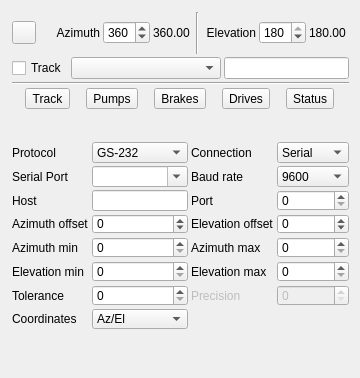
<?xml version="1.0" encoding="UTF-8"?>
<ui version="4.0">
 <class>GS232ControllerGUI</class>
 <widget class="RollupContents" name="GS232ControllerGUI">
  <property name="geometry">
   <rect>
    <x>0</x>
    <y>0</y>
    <width>360</width>
    <height>378</height>
   </rect>
  </property>
  <property name="sizePolicy">
   <sizepolicy hsizetype="Expanding" vsizetype="Fixed">
    <horstretch>0</horstretch>
    <verstretch>0</verstretch>
   </sizepolicy>
  </property>
  <property name="minimumSize">
   <size>
    <width>360</width>
    <height>100</height>
   </size>
  </property>
  <property name="maximumSize">
   <size>
    <width>560</width>
    <height>16777215</height>
   </size>
  </property>
  <property name="font">
   <font>
    <family>Liberation Sans</family>
    <pointsize>9</pointsize>
   </font>
  </property>
  <property name="windowTitle">
   <string>GS-232 Rotator Controller</string>
  </property>
  <widget class="QWidget" name="controlsContainer" native="true">
   <property name="geometry">
    <rect>
     <x>10</x>
     <y>10</y>
     <width>341</width>
     <height>101</height>
    </rect>
   </property>
   <property name="windowTitle">
    <string>Controls</string>
   </property>
   <layout class="QVBoxLayout" name="verticalLayout">
    <property name="spacing">
     <number>3</number>
    </property>
    <property name="leftMargin">
     <number>2</number>
    </property>
    <property name="topMargin">
     <number>2</number>
    </property>
    <property name="rightMargin">
     <number>2</number>
    </property>
    <property name="bottomMargin">
     <number>2</number>
    </property>
    <item>
     <layout class="QHBoxLayout" name="controlLayout">
      <item>
       <widget class="ButtonSwitch" name="startStop">
        <property name="toolTip">
         <string>Start/stop controller</string>
        </property>
        <property name="text">
         <string/>
        </property>
        <property name="icon">
         <iconset resource="../../../sdrgui/resources/res.qrc">
          <normaloff>:/play.png</normaloff>
          <normalon>:/stop.png</normalon>:/play.png</iconset>
        </property>
       </widget>
      </item>
      <item>
       <spacer name="horizontalSpacer_2">
        <property name="orientation">
         <enum>Qt::Horizontal</enum>
        </property>
        <property name="sizeHint" stdset="0">
         <size>
          <width>40</width>
          <height>20</height>
         </size>
        </property>
       </spacer>
      </item>
      <item>
       <widget class="QLabel" name="coord1Label">
        <property name="minimumSize">
         <size>
          <width>54</width>
          <height>0</height>
         </size>
        </property>
        <property name="text">
         <string>Azimuth</string>
        </property>
        <property name="alignment">
         <set>Qt::AlignRight|Qt::AlignTrailing|Qt::AlignVCenter</set>
        </property>
       </widget>
      </item>
      <item>
       <widget class="QDoubleSpinBox" name="coord1">
        <property name="toolTip">
         <string>Target azimuth in degrees</string>
        </property>
        <property name="decimals">
         <number>0</number>
        </property>
        <property name="maximum">
         <double>450.000000000000000</double>
        </property>
        <property name="value">
         <double>360.000000000000000</double>
        </property>
       </widget>
      </item>
      <item>
       <widget class="QLabel" name="coord1CurrentText">
        <property name="minimumSize">
         <size>
          <width>40</width>
          <height>0</height>
         </size>
        </property>
        <property name="toolTip">
         <string>Current azimuth in degrees</string>
        </property>
        <property name="text">
         <string>360.00</string>
        </property>
       </widget>
      </item>
      <item>
       <widget class="Line" name="line">
        <property name="orientation">
         <enum>Qt::Vertical</enum>
        </property>
       </widget>
      </item>
      <item>
       <widget class="QLabel" name="coord2Label">
        <property name="minimumSize">
         <size>
          <width>54</width>
          <height>0</height>
         </size>
        </property>
        <property name="text">
         <string>Elevation</string>
        </property>
        <property name="alignment">
         <set>Qt::AlignRight|Qt::AlignTrailing|Qt::AlignVCenter</set>
        </property>
       </widget>
      </item>
      <item>
       <widget class="QDoubleSpinBox" name="coord2">
        <property name="toolTip">
         <string>Target elevation in degrees</string>
        </property>
        <property name="decimals">
         <number>0</number>
        </property>
        <property name="maximum">
         <double>180.000000000000000</double>
        </property>
        <property name="value">
         <double>180.000000000000000</double>
        </property>
       </widget>
      </item>
      <item>
       <widget class="QLabel" name="coord2CurrentText">
        <property name="minimumSize">
         <size>
          <width>40</width>
          <height>0</height>
         </size>
        </property>
        <property name="toolTip">
         <string>Current elevation in degrees</string>
        </property>
        <property name="text">
         <string>180.00</string>
        </property>
       </widget>
      </item>
     </layout>
    </item>
    <item>
     <layout class="QGridLayout" name="gridLayout">
      <item row="0" column="1" colspan="2">
       <widget class="QComboBox" name="sources">
        <property name="minimumSize">
         <size>
          <width>150</width>
          <height>0</height>
         </size>
        </property>
        <property name="toolTip">
         <string>Target to track</string>
        </property>
       </widget>
      </item>
      <item row="0" column="0">
       <widget class="QCheckBox" name="track">
        <property name="toolTip">
         <string>Check to enable automatic tracking of azimuth and elevation from the specified channel</string>
        </property>
        <property name="text">
         <string>Track</string>
        </property>
       </widget>
      </item>
      <item row="0" column="3">
       <widget class="QLineEdit" name="targetName">
        <property name="toolTip">
         <string>Name of the target being tracked as indicated by the source channel / feature</string>
        </property>
        <property name="readOnly">
         <bool>true</bool>
        </property>
       </widget>
      </item>
     </layout>
    </item>
    <item>
     <widget class="Line" name="dfmLine">
      <property name="orientation">
       <enum>Qt::Horizontal</enum>
      </property>
     </widget>
    </item>
    <item>
     <layout class="QHBoxLayout" name="dfmLayout">
      <item>
       <widget class="QToolButton" name="dfmTrack">
        <property name="text">
         <string>Track</string>
        </property>
        <property name="checkable">
         <bool>true</bool>
        </property>
       </widget>
      </item>
      <item>
       <widget class="QToolButton" name="dfmLubePumps">
        <property name="text">
         <string>Pumps</string>
        </property>
        <property name="checkable">
         <bool>true</bool>
        </property>
       </widget>
      </item>
      <item>
       <widget class="QToolButton" name="dfmBrakes">
        <property name="text">
         <string>Brakes</string>
        </property>
        <property name="checkable">
         <bool>true</bool>
        </property>
       </widget>
      </item>
      <item>
       <widget class="QToolButton" name="dfmDrives">
        <property name="text">
         <string>Drives</string>
        </property>
        <property name="checkable">
         <bool>true</bool>
        </property>
       </widget>
      </item>
      <item>
       <widget class="QToolButton" name="dfmShowStatus">
        <property name="toolTip">
         <string>Show the DFM status dialog</string>
        </property>
        <property name="text">
         <string>Status</string>
        </property>
       </widget>
      </item>
     </layout>
    </item>
   </layout>
  </widget>
  <widget class="QWidget" name="settingsContainer" native="true">
   <property name="geometry">
    <rect>
     <x>10</x>
     <y>140</y>
     <width>341</width>
     <height>191</height>
    </rect>
   </property>
   <property name="windowTitle">
    <string>Settings</string>
   </property>
   <layout class="QVBoxLayout" name="verticalLayout_2">
    <property name="spacing">
     <number>3</number>
    </property>
    <property name="leftMargin">
     <number>2</number>
    </property>
    <property name="topMargin">
     <number>2</number>
    </property>
    <property name="rightMargin">
     <number>2</number>
    </property>
    <property name="bottomMargin">
     <number>2</number>
    </property>
    <item>
     <layout class="QGridLayout" name="settingsGridLayout">
      <item row="3" column="0">
       <widget class="QLabel" name="azimuthOffsetLabel">
        <property name="text">
         <string>Azimuth offset</string>
        </property>
       </widget>
      </item>
      <item row="6" column="3">
       <widget class="QSpinBox" name="precision">
        <property name="enabled">
         <bool>false</bool>
        </property>
        <property name="toolTip">
         <string>Precision (number of decimal places) of azimuth, elevation and tolerance values</string>
        </property>
        <property name="statusTip">
         <string/>
        </property>
        <property name="maximum">
         <number>5</number>
        </property>
       </widget>
      </item>
      <item row="2" column="1">
       <widget class="QLineEdit" name="host">
        <property name="toolTip">
         <string>Hostname / IP address of computer to connect to</string>
        </property>
       </widget>
      </item>
      <item row="4" column="3">
       <widget class="QSpinBox" name="azimuthMax">
        <property name="maximum">
         <number>450</number>
        </property>
       </widget>
      </item>
      <item row="6" column="0">
       <widget class="QLabel" name="toleranceLabel">
        <property name="text">
         <string>Tolerance</string>
        </property>
       </widget>
      </item>
      <item row="1" column="1">
       <widget class="QComboBox" name="serialPort">
        <property name="toolTip">
         <string>Name of serial port to use to connect to the rotator</string>
        </property>
        <property name="editable">
         <bool>true</bool>
        </property>
       </widget>
      </item>
      <item row="3" column="1">
       <widget class="QSpinBox" name="azimuthOffset">
        <property name="toolTip">
         <string>Specify an offset angel in degrees that will be added to the target azimuth to correct for misalignment</string>
        </property>
        <property name="minimum">
         <number>-360</number>
        </property>
        <property name="maximum">
         <number>360</number>
        </property>
       </widget>
      </item>
      <item row="4" column="2">
       <widget class="QLabel" name="azimuthMaxLabel">
        <property name="text">
         <string>Azimuth max</string>
        </property>
       </widget>
      </item>
      <item row="0" column="2">
       <widget class="QLabel" name="connectionLabel">
        <property name="text">
         <string>Connection</string>
        </property>
       </widget>
      </item>
      <item row="2" column="3">
       <widget class="QSpinBox" name="port">
        <property name="toolTip">
         <string>TCP port number to connect to</string>
        </property>
        <property name="maximum">
         <number>65535</number>
        </property>
       </widget>
      </item>
      <item row="1" column="2">
       <widget class="QLabel" name="baudRateLabel">
        <property name="text">
         <string>Baud rate</string>
        </property>
       </widget>
      </item>
      <item row="0" column="3">
       <widget class="QComboBox" name="connection">
        <property name="toolTip">
         <string>The type of connection to use to the rotator</string>
        </property>
        <item>
         <property name="text">
          <string>Serial</string>
         </property>
        </item>
        <item>
         <property name="text">
          <string>TCP</string>
         </property>
        </item>
       </widget>
      </item>
      <item row="1" column="0">
       <widget class="QLabel" name="serialPortLabel">
        <property name="text">
         <string>Serial Port</string>
        </property>
       </widget>
      </item>
      <item row="6" column="1">
       <widget class="QDoubleSpinBox" name="tolerance">
        <property name="toolTip">
         <string>Tolerance in degrees</string>
        </property>
        <property name="decimals">
         <number>0</number>
        </property>
       </widget>
      </item>
      <item row="4" column="1">
       <widget class="QSpinBox" name="azimuthMin">
        <property name="maximum">
         <number>450</number>
        </property>
       </widget>
      </item>
      <item row="2" column="0">
       <widget class="QLabel" name="hostLabel">
        <property name="text">
         <string>Host</string>
        </property>
       </widget>
      </item>
      <item row="2" column="2">
       <widget class="QLabel" name="portLabel">
        <property name="text">
         <string>Port</string>
        </property>
       </widget>
      </item>
      <item row="5" column="2">
       <widget class="QLabel" name="elevationMaxLabel">
        <property name="text">
         <string>Elevation max</string>
        </property>
       </widget>
      </item>
      <item row="5" column="0">
       <widget class="QLabel" name="elevationMinLabel">
        <property name="text">
         <string>Elevation min</string>
        </property>
       </widget>
      </item>
      <item row="5" column="3">
       <widget class="QSpinBox" name="elevationMax">
        <property name="maximum">
         <number>180</number>
        </property>
       </widget>
      </item>
      <item row="4" column="0">
       <widget class="QLabel" name="azimuthMinLabel">
        <property name="text">
         <string>Azimuth min</string>
        </property>
       </widget>
      </item>
      <item row="3" column="2">
       <widget class="QLabel" name="elevationOffsetLabel">
        <property name="text">
         <string>Elevation offset</string>
        </property>
       </widget>
      </item>
      <item row="5" column="1">
       <widget class="QSpinBox" name="elevationMin">
        <property name="maximum">
         <number>180</number>
        </property>
       </widget>
      </item>
      <item row="1" column="3">
       <widget class="QComboBox" name="baudRate">
        <property name="toolTip">
         <string>Serial port baud rate</string>
        </property>
        <property name="currentIndex">
         <number>3</number>
        </property>
        <item>
         <property name="text">
          <string>1200</string>
         </property>
        </item>
        <item>
         <property name="text">
          <string>2400</string>
         </property>
        </item>
        <item>
         <property name="text">
          <string>4800</string>
         </property>
        </item>
        <item>
         <property name="text">
          <string>9600</string>
         </property>
        </item>
        <item>
         <property name="text">
          <string>19200</string>
         </property>
        </item>
        <item>
         <property name="text">
          <string>38400</string>
         </property>
        </item>
        <item>
         <property name="text">
          <string>57600</string>
         </property>
        </item>
        <item>
         <property name="text">
          <string>115200</string>
         </property>
        </item>
        <item>
         <property name="text">
          <string>230400</string>
         </property>
        </item>
        <item>
         <property name="text">
          <string>460800</string>
         </property>
        </item>
       </widget>
      </item>
      <item row="6" column="2">
       <widget class="QLabel" name="precisionLabel">
        <property name="enabled">
         <bool>false</bool>
        </property>
        <property name="text">
         <string>Precision</string>
        </property>
       </widget>
      </item>
      <item row="0" column="1">
       <widget class="QComboBox" name="protocol">
        <property name="toolTip">
         <string>Command protocol</string>
        </property>
        <item>
         <property name="text">
          <string>GS-232</string>
         </property>
        </item>
        <item>
         <property name="text">
          <string>SPID</string>
         </property>
        </item>
        <item>
         <property name="text">
          <string>rotctld</string>
         </property>
        </item>
        <item>
         <property name="text">
          <string>DFM</string>
         </property>
        </item>
       </widget>
      </item>
      <item row="3" column="3">
       <widget class="QSpinBox" name="elevationOffset">
        <property name="toolTip">
         <string>Specify an offset angle in degrees that will be added to the target elevation to correct for misalignment</string>
        </property>
        <property name="minimum">
         <number>-180</number>
        </property>
        <property name="maximum">
         <number>180</number>
        </property>
        <property name="singleStep">
         <number>1</number>
        </property>
       </widget>
      </item>
      <item row="0" column="0">
       <widget class="QLabel" name="protocolLabel">
        <property name="text">
         <string>Protocol</string>
        </property>
       </widget>
      </item>
      <item row="7" column="1">
       <widget class="QComboBox" name="coordinates">
        <property name="toolTip">
         <string>Coordinate system</string>
        </property>
        <item>
         <property name="text">
          <string>Az/El</string>
         </property>
        </item>
        <item>
         <property name="text">
          <string>X/Y 85'</string>
         </property>
        </item>
        <item>
         <property name="text">
          <string>X/Y 30'</string>
         </property>
        </item>
       </widget>
      </item>
      <item row="7" column="0">
       <widget class="QLabel" name="label">
        <property name="text">
         <string>Coordinates</string>
        </property>
       </widget>
      </item>
     </layout>
    </item>
   </layout>
  </widget>
 </widget>
 <customwidgets>
  <customwidget>
   <class>ButtonSwitch</class>
   <extends>QToolButton</extends>
   <header>gui/buttonswitch.h</header>
  </customwidget>
  <customwidget>
   <class>RollupContents</class>
   <extends>QWidget</extends>
   <header>gui/rollupcontents.h</header>
   <container>1</container>
  </customwidget>
 </customwidgets>
 <tabstops>
  <tabstop>startStop</tabstop>
  <tabstop>coord1</tabstop>
  <tabstop>coord2</tabstop>
  <tabstop>track</tabstop>
  <tabstop>sources</tabstop>
  <tabstop>targetName</tabstop>
  <tabstop>protocol</tabstop>
  <tabstop>connection</tabstop>
  <tabstop>serialPort</tabstop>
  <tabstop>baudRate</tabstop>
  <tabstop>host</tabstop>
  <tabstop>port</tabstop>
  <tabstop>azimuthOffset</tabstop>
  <tabstop>elevationOffset</tabstop>
  <tabstop>azimuthMin</tabstop>
  <tabstop>azimuthMax</tabstop>
  <tabstop>elevationMin</tabstop>
  <tabstop>elevationMax</tabstop>
  <tabstop>tolerance</tabstop>
 </tabstops>
 <resources>
  <include location="../../../sdrgui/resources/res.qrc"/>
 </resources>
 <connections/>
</ui>
